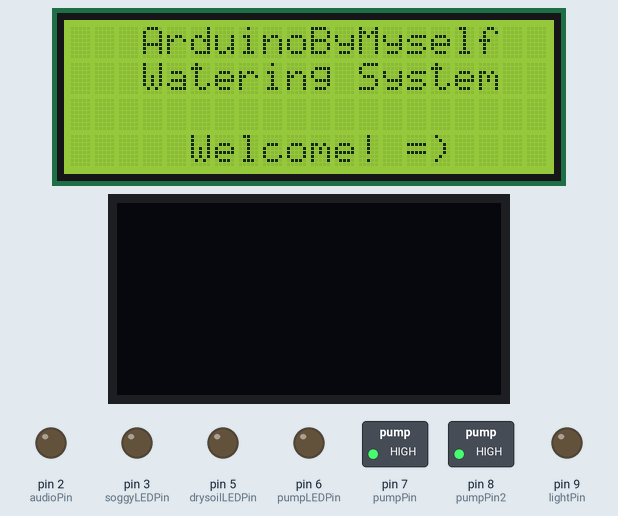
This sketch was run on a simulated Arduino Uno, built with avr-gcc and run on an emulated ATmega328P. Shown: 20×4 character LCD, 128×64 one-colour display, switched loads named in the sketch (green lamp = pin HIGH), output pins drawn as LEDs (lit = HIGH). The local clock reads 2024-03-15 10:24:30 at power-on unless the sketch sets it; what the sketch prints to the serial monitor is not drawn.

Above: at 0.2 s.
At 2.3 s:
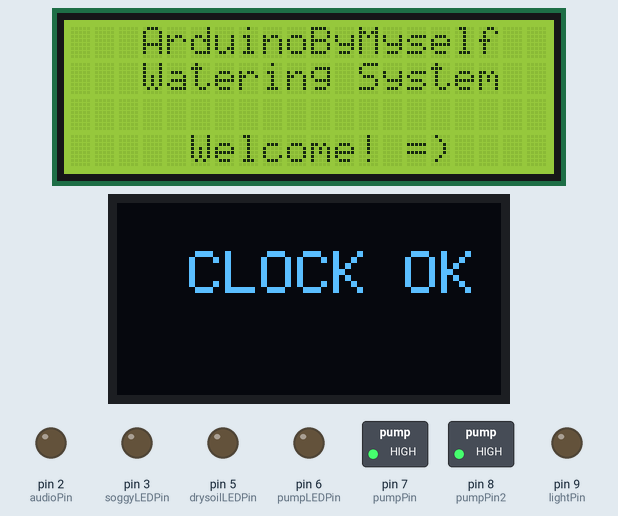
At 3.4 s:
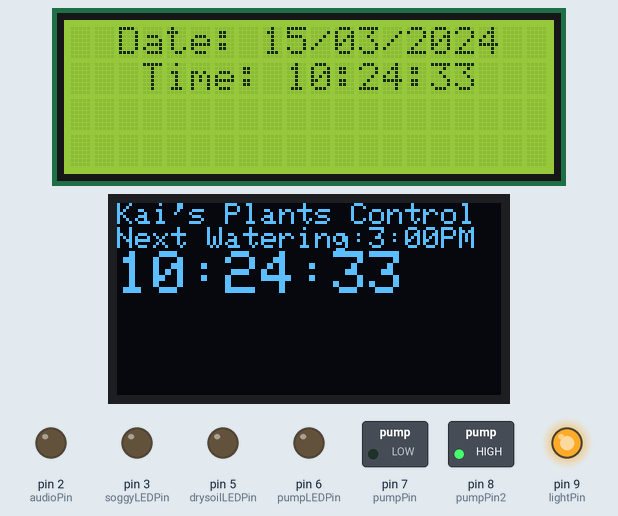
At 38.2 s:
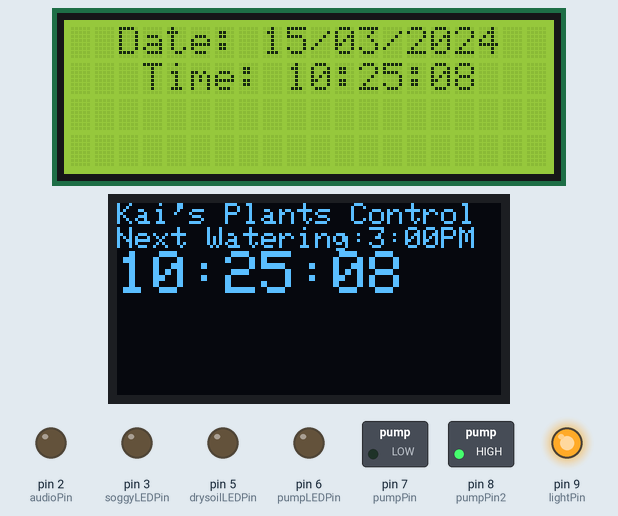
Timing chart, 0 to 39.7 s (numbered marks = the images above):
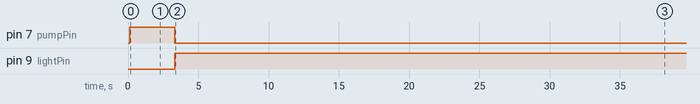

Measured:
- by itself, pin 7 (pumpPin): HIGH → LOW at 3.3 s
- by itself, pin 9 (lightPin): LOW → HIGH at 3.3 s
- what the display in image 1 shows lasts 1.0 s, from 2.2 s to 3.2 s
- what the display in image 2 shows lasts 0.9 s, from 3.3 s to 4.2 s

The sketch:

WateringSketch_prototype1_5-12-2018.ino
```cpp
//Version 7-25 with lights controller
// libraries definition
#include <Wire.h>
#include <SPI.h>
#include <Adafruit_GFX.h>
#include <Adafruit_SSD1306.h>
#include <LiquidCrystal_I2C.h>
#include "RTClib.h"
#include <SPI.h>


#define OLED_RESET 4
Adafruit_SSD1306 display(OLED_RESET);


// pins definition
int levelSensorPin = 0;
int moistureSensorPin = 1;
int audioPin = 2;
int soggyLEDPin = 3;
int moistsoilLEDPin = 4;
int drysoilLEDPin = 5;
int pumpLEDPin = 6;
int pumpPin = 7;
int pumpPin2 = 8;
int lightPin = 9;

//switch
int d =2;
// variables
int levelSensorValue;       // stores the level sensor values
int moistureSensorValue;    // stores the moisture sensor values
int j = 0;

// system messages
const char *string_table[] =
{
  "     Welcome! =)",
  "   Tank LOW level",
  "      Dry soil",
  "     Moist soil",
  "     Soggy soil",
  "The water pump is on",
  "   ArduinoByMyself",
  "   Watering System",
  "    Please wait!"
};
// objects definition
RTC_DS1307 RTC;
LiquidCrystal_I2C lcd(0x27,20,4);

void setup(){
  // serial initialization
  Serial.begin(9600);
  // LCD initialization
  lcd.init();
  lcd.backlight();     // with Backlight
  lcd.clear();         // clearscreen
  // Wire initialization
  Wire.begin();
  // RTC initialization
  RTC.begin();
  //RTC.adjust(DateTime(__DATE__, __TIME__));

  //Test Date Time
  Serial.print("Kai Watering System Setting up \n");
  Serial.print("Date Today is:\n ");
  DateTime now = RTC.now();
  Serial.print(now.year(), DEC);
  Serial.print("/");
  Serial.print("0");
  Serial.print(now.month(), DEC);
  Serial.print("/");
  Serial.print("0");
  Serial.print(now.day(), DEC);
  Serial.print(" ");
  Serial.print(now.hour(), DEC);
  Serial.print(":");
  Serial.print(now.minute(), DEC);
  Serial.print(":");
  Serial.print(now.second(), DEC);
  Serial.println();
  // Arduino pins initalization
  pinMode(2,INPUT);
  pinMode(audioPin, OUTPUT);
  pinMode(soggyLEDPin, OUTPUT);
  pinMode(moistsoilLEDPin,OUTPUT);
  pinMode(drysoilLEDPin,OUTPUT);
  pinMode(pumpLEDPin,OUTPUT);
  pinMode(pumpPin,OUTPUT);
  pinMode(pumpPin2,OUTPUT);
  pinMode(lightPin,OUTPUT);
  // LCD initial messages
  lcd.clear();
  lcd.setCursor(0,0);
  lcd.print(string_table[6]);
  lcd.setCursor(0,1);
  lcd.print(string_table[7]);
  lcd.setCursor(0,3);
  lcd.print(string_table[0]);
  // initialization delay
  digitalWrite(pumpPin,HIGH);
  digitalWrite(pumpPin2,HIGH);
  delay(1000);

  display.begin(SSD1306_SWITCHCAPVCC, 0x3C);

  display.clearDisplay();

  display.setTextSize(2);
  display.setTextColor(WHITE);
  display.print("INITIALIZING");
  display.display();
  delay(1000);
  display.clearDisplay();


  if (! RTC.isrunning()){
    Serial.println("RTC is NOT running!");
    display.clearDisplay();
    display.print("CLOCK MALFUNCTION");
    display.display();
    delay(1000);
    display.clearDisplay();
    display.display();
  }else{
    Serial.println("RTC is running!");
    display.clearDisplay();
    display.print("CLOCK OK");
    display.display();
    delay(1000);
    display.clearDisplay();
    display.display();
  }
}


void loop(){
  // RTC parameters definition
  DateTime myRTC = RTC.now();
  int H = myRTC.hour();
  int M = myRTC.minute();
  int S = myRTC.second();
  RightHour();

  display.setTextSize(1);
  display.setTextColor(WHITE);
  display.setCursor(0,0);
  display.println("Kai's Plants Control");
  //display.setTextColor(BLACK, WHITE); // 'inverted' text
  display.print("Next Watering:");


  if (H<9||H>15){
    display.print("9:00AM");
  }
  else{
    display.print("3:00PM");
  }

  //display.print(myRTC.year(), DEC);
  //display.print("/");
  //display.print("0");
  //display.print(myRTC.month(), DEC);
  //display.print("/");
  //display.print(myRTC.day(), DEC);
  //display.print("     ");
  display.println();

  display.setTextSize(2);
  display.setTextColor(WHITE);
    display.print(myRTC.hour(), DEC);
  display.print(":");
  if (myRTC.minute() <10){
    display.print("0");
  }
  display.print(myRTC.minute(), DEC);
  display.print(":");
  if (myRTC.second() <10){
    display.print("0");
  }
  display.print(myRTC.second(), DEC);
  display.display();


  if((H == 9) && (M == 00) && (S == 00)){
    Serial.println();
    Serial.print("*****************Starting pump*******************");
    Serial.println();
    display.clearDisplay();
    display.display();
    display.setCursor(0,0);
    display.setTextSize(2);
    display.setTextColor(WHITE);
    display.println("MORNING");
    display.println("WATERING");
    display.display();
    digitalWrite(pumpPin,LOW);
    delay(3000);
    digitalWrite(pumpPin,HIGH);
    digitalWrite(pumpPin2,LOW);
    delay(6000);
    digitalWrite(pumpPin2,HIGH);
    Serial.println();
    Serial.print("*****************Stopping pump*******************");
    Serial.println();
    display.clearDisplay();
    display.display();
  }

  if((H == 15) && (M == 00) && (S == 00)){
    Serial.println();
    Serial.print("*****************Starting pump*******************");
    Serial.println();
    display.clearDisplay();
    display.display();
    display.setCursor(0,0);
    display.setTextSize(2);
    display.setTextColor(WHITE);
    display.println("AFTERNOON");
    display.println("WATERING");
    display.display();
    digitalWrite(pumpPin,LOW);
    delay(4000);
    digitalWrite(pumpPin,HIGH);
    digitalWrite(pumpPin2,LOW);
    delay(7000);
    digitalWrite(pumpPin2,HIGH);
    Serial.println();
    Serial.print("*****************Stopping pump*******************");
    Serial.println();
    display.clearDisplay();
    display.display();
  }


  d=digitalRead(2);
  if(d==1){
    Serial.println();
    Serial.print("*****************Manual Override Starting pump*******************");
    Serial.println();
    display.clearDisplay();
    display.display();
    display.setCursor(0,0);
    display.setTextSize(2);
    display.setTextColor(WHITE);
    display.println("MANUAL");
    display.println("WATERING");
    display.display();
    digitalWrite(pumpPin,LOW);
    delay(2000);
    digitalWrite(pumpPin,HIGH);
    digitalWrite(pumpPin2,LOW);
    delay(6000);
    digitalWrite(pumpPin2,HIGH);
    Serial.println();
    Serial.print("*****************Stopping pump*******************");
    Serial.println();
    display.clearDisplay();
    display.display();
  }

  if((H == 19) && (M == 00) && (S == 00)){
    display.clearDisplay();
    display.display();
    display.setCursor(0,0);
    display.setTextSize(2);
    display.setTextColor(WHITE);
    display.println("LIGHTS");
    display.println("ON");
    display.display();
    digitalWrite(lightPin,LOW);
    delay(3000);
    display.clearDisplay();
    display.display();
  }

  if((H >= 4) && (H <= 18)){
    digitalWrite(lightPin,HIGH);
  }


  Serial.println("turn on pump1");

  digitalWrite(pumpPin,LOW);
  digitalWrite(pumpPin2,HIGH);

  delay(100);
  display.clearDisplay();

}


// Real Time Clock Function
void RightHour()
{
  DateTime Now = RTC.now();
  String clock_date = "  Date: ";
  String clock_hour = "   Time: ";

  int _day = Now.day();
  int _month = Now.month();
  int _year = Now.year();

  clock_date += fixZero(_day);
  clock_date += "/";
  clock_date += fixZero(_month);
  clock_date += "/";
  clock_date += _year;

  int _hour = Now.hour();
  int _minute = Now.minute();
  int _second = Now.second();

  clock_hour += fixZero(_hour);
  clock_hour += ":";
  clock_hour += fixZero(_minute);
  clock_hour += ":";
  clock_hour += fixZero(_second);

  lcd.clear();
  lcd.setCursor(0, 0);
  lcd.print(clock_date);
  lcd.setCursor(0, 1);
  lcd.print(clock_hour);


}


String fixZero(int i)
{
  String ret;
  if (i < 10) ret += "0";
  ret += i;
  return ret;
}
```
